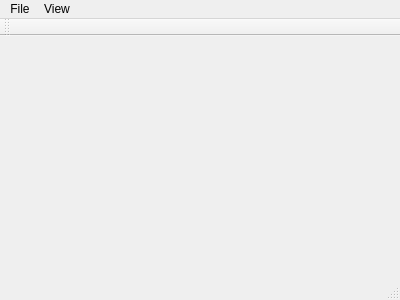
<?xml version="1.0" encoding="UTF-8"?>
<ui version="4.0">
 <class>MainWindow</class>
 <widget class="QMainWindow" name="MainWindow">
  <property name="geometry">
   <rect>
    <x>0</x>
    <y>0</y>
    <width>400</width>
    <height>300</height>
   </rect>
  </property>
  <property name="windowTitle">
   <string>MainWindow</string>
  </property>
  <widget class="QWidget" name="centralWidget"/>
  <widget class="QMenuBar" name="menuBar">
   <property name="geometry">
    <rect>
     <x>0</x>
     <y>0</y>
     <width>400</width>
     <height>22</height>
    </rect>
   </property>
   <widget class="QMenu" name="menuFile">
    <property name="title">
     <string>File</string>
    </property>
   </widget>
   <widget class="QMenu" name="menuView">
    <property name="title">
     <string>View</string>
    </property>
   </widget>
   <addaction name="menuFile"/>
   <addaction name="menuView"/>
  </widget>
  <widget class="QToolBar" name="mainToolBar">
   <attribute name="toolBarArea">
    <enum>TopToolBarArea</enum>
   </attribute>
   <attribute name="toolBarBreak">
    <bool>false</bool>
   </attribute>
  </widget>
  <widget class="QStatusBar" name="statusBar"/>
 </widget>
 <layoutdefault spacing="6" margin="11"/>
 <resources/>
 <connections/>
</ui>
